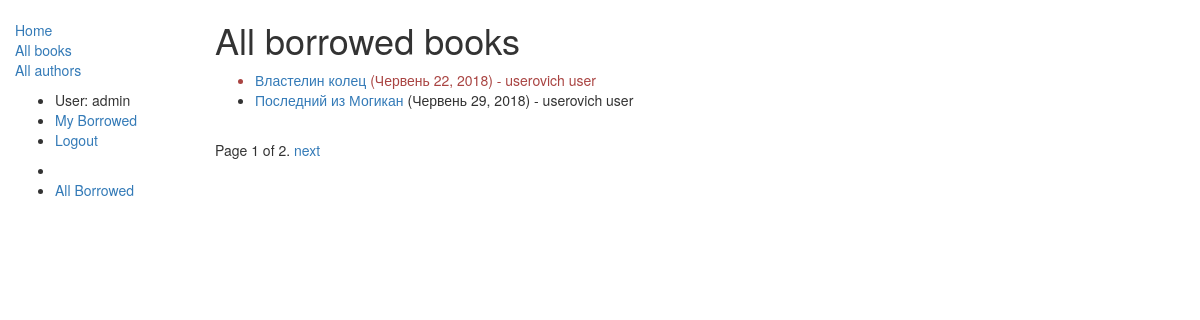
Page /catalog/borrowed/ (signed in) on the committed database.
### catalog/models.py (models this page shows, shortened)
class BookInstance(models.Model):
    id = models.UUIDField(primary_key=True, default=uuid.uuid4, help_text="Unique ID for this particular book across whole library")
    book = models.ForeignKey('Book', on_delete=models.SET_NULL, null=True)
    imprint = models.CharField(max_length=200)
    due_back = models.DateField(null=True, blank=True)
    borrower = models.ForeignKey(User, on_delete=models.SET_NULL, null=True, blank=True)
    LOAN_STATUS = (
        ('m', 'Maintenance'),
        ('o', 'On loan'),
        ('a', 'Available'),
        ('r', 'Reserved'),
    )
    status = models.CharField(max_length=1, choices=LOAN_STATUS, blank=True, default='d', help_text='Book availability')
    def display_book(self):
        return self.book.author.last_name + " " + self.book.title #". ".join([bk.title for bk in self.book.all()[:1]])
    display_book.short_description = 'Книга'
    @property
    def is_overdue(self):
        if self.due_back and date.today() > self.due_back:
            return True
        return False
    class Meta:
        ordering = ["due_back"]
        permissions = (("can_mark_returned", "Set book as returned"),)

class Book(models.Model):
    title = models.CharField(max_length=200)
    author = models.ForeignKey('Author', on_delete=models.SET_NULL, null=True)
    summary = models.TextField(max_length=1000, help_text="Enter a brief description of the book")
    isbn = models.CharField('ISBN',max_length=13, help_text='13 Character <a href="https://www.isbn-international.org/content/what-isbn">ISBN number</a>')
    genre = models.ManyToManyField(Genre, help_text="Select a genre for this book")
    language = models.ForeignKey('Language', on_delete=models.SET_NULL, null=True)
    def display_genre(self):
        """
        Creates a string for the Genre. This is required to display genre in Admin.
        """
        return ', '.join([ genre.name for genre in self.genre.all()[:3] ])
    display_genre.short_description = 'Жанр'

### catalog/views.py (the view)
class BorrowedBooksListView(PermissionRequiredMixin,generic.ListView):
    permission_required = 'catalog.can_mark_returned'
    model = BookInstance
    template_name = 'borrowed_books.html'
    paginate_by = 2
    def get_queryset(self):
        return BookInstance.objects.filter(status__exact='o').order_by('due_back')

### catalog/templates/borrowed_books.html
{% extends "base_generic.html" %}
{% block content %}
    <h1>All borrowed books</h1>
    {% if bookinstance_list %}
    <ul>
      {% for bookinst in bookinstance_list %}
      <li class="{% if bookinst.is_overdue %}text-danger{% endif %}">
        <a href="{% url 'book-detail' bookinst.book.pk %}">{{bookinst.book.title}}</a> ({{ bookinst.due_back }}) - {{ bookinst.borrower.last_name }} {{ bookinst.borrower.first_name  }}
      </li>
      {% endfor %}
    </ul>
    {% else %}
      <p>There are no books borrowed.</p>
    {% endif %}
{% endblock %}

### catalog/templates/base_generic.html (shortened to what this page needs)
<!DOCTYPE html>
<html lang="en">
<head>
  <link rel="stylesheet" href="https://maxcdn.bootstrapcdn.com/bootstrap/3.3.7/css/bootstrap.min.css">
  {% load static %}
  <link rel="stylesheet" href="{% static 'css/styles.css' %}">
</head>
<body>
  <div class="container-fluid">
    <div class="row">
      <div class="col-sm-2">
      {% block sidebar %}
      <ul class="sidebar-nav">
          <li><a href="{% url 'index' %}">Home</a></li>
          <li><a href="{% url 'books' %}">All books</a></li>
          <li><a href="{% url 'authors' %}">All authors</a></li>
      </ul>
      <ul>
          {% if user.is_authenticated %}
            <li>User: {{ user.get_username }}</li>
            <li><a href="{% url 'my-borrowed' %}">My Borrowed</a></li>
            <li><a href="{% url 'logout'%}?next={{request.path}}">Logout</a></li>
          {% else %}
            {{ user.group }}
            <li><a href="{% url 'login'%}?next={{request.path}}">Login</a></li>
          {% endif %}
      </ul>
      <ul>
        <li>
        </li>
        <li><a href="{% url 'borrowed' %}">All Borrowed</a></li>
      </ul>
     {% endblock %}
      </div>
      <div class="col-sm-10 ">
      {% block content %}{% endblock %}
      {% block pagination %}
        {% if is_paginated %}
            <div class="pagination">
                <span class="page-links">
                    <span class="page-current">
                        Page {{ page_obj.number }} of {{ page_obj.paginator.num_pages }}.
                    </span>
                    {% if page_obj.has_next %}
                        <a href="{{ request.path }}?page={{ page_obj.next_page_number }}">next</a>
                    {% endif %}
                </span>
            </div>
        {% endif %}
      {% endblock %}
      </div>
    </div>
  </div>
</body>
</html>

### catalog/static/styles.css (style rules this page uses)
.sidebar-nav { margin-top: 20px; padding: 0; list-style: none; }

### rows in the picture
BookInstance: book "Властелин колец", due_back "Червень 22, 2018", borrower.last_name "userovich", borrower.first_name "user"
BookInstance: book "Последний из Могикан", due_back "Червень 29, 2018", borrower.last_name "userovich", borrower.first_name "user"

### other values in the picture
{{ user.get_username }} "admin"
{{ page_obj.number }} "1"
{{ page_obj.paginator.num_pages }} "2"
